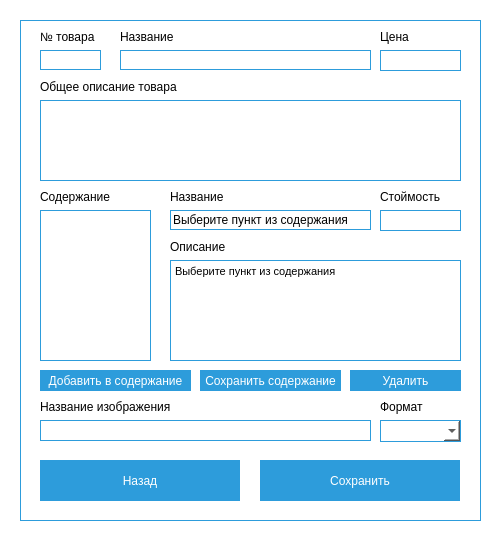
<?xml version="1.0" encoding="UTF-8"?>
<ui version="4.0">
 <class>Form</class>
 <widget class="QWidget" name="Form">
  <property name="geometry">
   <rect>
    <x>0</x>
    <y>0</y>
    <width>500</width>
    <height>540</height>
   </rect>
  </property>
  <property name="minimumSize">
   <size>
    <width>500</width>
    <height>540</height>
   </size>
  </property>
  <property name="maximumSize">
   <size>
    <width>500</width>
    <height>540</height>
   </size>
  </property>
  <property name="windowTitle">
   <string/>
  </property>
  <property name="windowIcon">
   <iconset>
    <normaloff>images/ico/pizza.ico</normaloff>images/ico/pizza.ico</iconset>
  </property>
  <property name="styleSheet">
   <string notr="true">background: #fff;</string>
  </property>
  <widget class="QFrame" name="frame_2">
   <property name="geometry">
    <rect>
     <x>20</x>
     <y>20</y>
     <width>461</width>
     <height>501</height>
    </rect>
   </property>
   <property name="styleSheet">
    <string notr="true">background: #fff;
border: 1px solid #2D9CDB;
box-sizing: border-box;</string>
   </property>
   <property name="frameShape">
    <enum>QFrame::StyledPanel</enum>
   </property>
   <property name="frameShadow">
    <enum>QFrame::Raised</enum>
   </property>
   <widget class="QPushButton" name="backButton">
    <property name="geometry">
     <rect>
      <x>20</x>
      <y>440</y>
      <width>200</width>
      <height>41</height>
     </rect>
    </property>
    <property name="font">
     <font>
      <family>Arial</family>
     </font>
    </property>
    <property name="styleSheet">
     <string notr="true">QPushButton{
background: #2D9CDB;
border:none;
color: #fff;}
QPushButton:hover{
background: #005da7;
}
QPushButton:pressed{
background:  #2D9CDB;
}</string>
    </property>
    <property name="text">
     <string>Назад</string>
    </property>
   </widget>
   <widget class="QLineEdit" name="idForm">
    <property name="geometry">
     <rect>
      <x>20</x>
      <y>30</y>
      <width>61</width>
      <height>20</height>
     </rect>
    </property>
    <property name="font">
     <font>
      <family>Arial</family>
     </font>
    </property>
    <property name="readOnly">
     <bool>true</bool>
    </property>
   </widget>
   <widget class="QLineEdit" name="nameForm">
    <property name="geometry">
     <rect>
      <x>100</x>
      <y>30</y>
      <width>251</width>
      <height>20</height>
     </rect>
    </property>
    <property name="font">
     <font>
      <family>Arial</family>
     </font>
    </property>
    <property name="readOnly">
     <bool>false</bool>
    </property>
   </widget>
   <widget class="QLabel" name="fioLabel">
    <property name="geometry">
     <rect>
      <x>20</x>
      <y>10</y>
      <width>61</width>
      <height>14</height>
     </rect>
    </property>
    <property name="minimumSize">
     <size>
      <width>0</width>
      <height>14</height>
     </size>
    </property>
    <property name="maximumSize">
     <size>
      <width>16777215</width>
      <height>14</height>
     </size>
    </property>
    <property name="styleSheet">
     <string notr="true">font-family: Arial;
font-size: 12px;
line-height: 14px;
color: #000000;
border:none;</string>
    </property>
    <property name="text">
     <string>№ товара</string>
    </property>
   </widget>
   <widget class="QLabel" name="nameLabel">
    <property name="geometry">
     <rect>
      <x>100</x>
      <y>10</y>
      <width>151</width>
      <height>14</height>
     </rect>
    </property>
    <property name="minimumSize">
     <size>
      <width>0</width>
      <height>14</height>
     </size>
    </property>
    <property name="maximumSize">
     <size>
      <width>16777215</width>
      <height>14</height>
     </size>
    </property>
    <property name="styleSheet">
     <string notr="true">font-family: Arial;
font-size: 12px;
line-height: 14px;
color: #000000;
border:none;</string>
    </property>
    <property name="text">
     <string>Название</string>
    </property>
   </widget>
   <widget class="QScrollArea" name="scrollArea">
    <property name="geometry">
     <rect>
      <x>150</x>
      <y>240</y>
      <width>291</width>
      <height>101</height>
     </rect>
    </property>
    <property name="styleSheet">
     <string notr="true">border: 1px solid #2D9CDB;</string>
    </property>
    <property name="widgetResizable">
     <bool>true</bool>
    </property>
    <widget class="QWidget" name="scrollAreaWidgetContents">
     <property name="geometry">
      <rect>
       <x>0</x>
       <y>0</y>
       <width>289</width>
       <height>99</height>
      </rect>
     </property>
     <widget class="QTextEdit" name="descriptionEdit">
      <property name="geometry">
       <rect>
        <x>0</x>
        <y>0</y>
        <width>291</width>
        <height>101</height>
       </rect>
      </property>
      <property name="font">
       <font>
        <family>Arial</family>
       </font>
      </property>
      <property name="autoFillBackground">
       <bool>true</bool>
      </property>
      <property name="styleSheet">
       <string notr="true">border:none</string>
      </property>
      <property name="html">
       <string>&lt;!DOCTYPE HTML PUBLIC &quot;-//W3C//DTD HTML 4.0//EN&quot; &quot;http://www.w3.org/TR/REC-html40/strict.dtd&quot;&gt;
&lt;html&gt;&lt;head&gt;&lt;meta name=&quot;qrichtext&quot; content=&quot;1&quot; /&gt;&lt;style type=&quot;text/css&quot;&gt;
p, li { white-space: pre-wrap; }
&lt;/style&gt;&lt;/head&gt;&lt;body style=&quot; font-family:'Arial'; font-size:7.8pt; font-weight:400; font-style:normal;&quot;&gt;
&lt;p style=&quot; margin-top:0px; margin-bottom:0px; margin-left:0px; margin-right:0px; -qt-block-indent:0; text-indent:0px;&quot;&gt;&lt;span style=&quot; font-family:'MS Shell Dlg 2'; font-size:8.25pt;&quot;&gt;Выберите пункт из содержания&lt;/span&gt;&lt;/p&gt;&lt;/body&gt;&lt;/html&gt;</string>
      </property>
     </widget>
    </widget>
   </widget>
   <widget class="QLineEdit" name="priceProdEdit">
    <property name="geometry">
     <rect>
      <x>360</x>
      <y>30</y>
      <width>81</width>
      <height>21</height>
     </rect>
    </property>
    <property name="font">
     <font>
      <family>Arial</family>
     </font>
    </property>
    <property name="readOnly">
     <bool>false</bool>
    </property>
   </widget>
   <widget class="QLabel" name="priceProdLabel">
    <property name="geometry">
     <rect>
      <x>360</x>
      <y>10</y>
      <width>71</width>
      <height>14</height>
     </rect>
    </property>
    <property name="minimumSize">
     <size>
      <width>0</width>
      <height>14</height>
     </size>
    </property>
    <property name="maximumSize">
     <size>
      <width>16777215</width>
      <height>14</height>
     </size>
    </property>
    <property name="styleSheet">
     <string notr="true">font-family: Arial;
font-size: 12px;
line-height: 14px;
color: #000000;
border:none;</string>
    </property>
    <property name="text">
     <string>Цена</string>
    </property>
   </widget>
   <widget class="QLabel" name="toPodLabel_4">
    <property name="geometry">
     <rect>
      <x>20</x>
      <y>170</y>
      <width>81</width>
      <height>14</height>
     </rect>
    </property>
    <property name="minimumSize">
     <size>
      <width>0</width>
      <height>14</height>
     </size>
    </property>
    <property name="maximumSize">
     <size>
      <width>16777215</width>
      <height>14</height>
     </size>
    </property>
    <property name="styleSheet">
     <string notr="true">font-family: Arial;
font-size: 12px;
line-height: 14px;
color: #000000;
border:none;</string>
    </property>
    <property name="text">
     <string>Содержание</string>
    </property>
   </widget>
   <widget class="QLabel" name="desLabel">
    <property name="geometry">
     <rect>
      <x>150</x>
      <y>220</y>
      <width>81</width>
      <height>14</height>
     </rect>
    </property>
    <property name="minimumSize">
     <size>
      <width>0</width>
      <height>14</height>
     </size>
    </property>
    <property name="maximumSize">
     <size>
      <width>16777215</width>
      <height>14</height>
     </size>
    </property>
    <property name="styleSheet">
     <string notr="true">font-family: Arial;
font-size: 12px;
line-height: 14px;
color: #000000;
border:none;</string>
    </property>
    <property name="text">
     <string>Описание</string>
    </property>
   </widget>
   <widget class="QListWidget" name="listWidget">
    <property name="geometry">
     <rect>
      <x>20</x>
      <y>190</y>
      <width>111</width>
      <height>151</height>
     </rect>
    </property>
    <property name="font">
     <font>
      <family>Arial</family>
     </font>
    </property>
   </widget>
   <widget class="QLineEdit" name="nameDesForm">
    <property name="geometry">
     <rect>
      <x>150</x>
      <y>190</y>
      <width>201</width>
      <height>20</height>
     </rect>
    </property>
    <property name="font">
     <font>
      <family>Arial</family>
     </font>
    </property>
    <property name="autoFillBackground">
     <bool>false</bool>
    </property>
    <property name="text">
     <string>Выберите пункт из содержания</string>
    </property>
    <property name="dragEnabled">
     <bool>false</bool>
    </property>
    <property name="readOnly">
     <bool>false</bool>
    </property>
   </widget>
   <widget class="QLabel" name="nameToProdlabel">
    <property name="geometry">
     <rect>
      <x>150</x>
      <y>170</y>
      <width>71</width>
      <height>14</height>
     </rect>
    </property>
    <property name="minimumSize">
     <size>
      <width>0</width>
      <height>14</height>
     </size>
    </property>
    <property name="maximumSize">
     <size>
      <width>16777215</width>
      <height>14</height>
     </size>
    </property>
    <property name="styleSheet">
     <string notr="true">font-family: Arial;
font-size: 12px;
line-height: 14px;
color: #000000;
border:none;</string>
    </property>
    <property name="text">
     <string>Название</string>
    </property>
   </widget>
   <widget class="QLineEdit" name="priceToProdEdit">
    <property name="geometry">
     <rect>
      <x>360</x>
      <y>190</y>
      <width>81</width>
      <height>21</height>
     </rect>
    </property>
    <property name="font">
     <font>
      <family>Arial</family>
     </font>
    </property>
    <property name="autoFillBackground">
     <bool>false</bool>
    </property>
   </widget>
   <widget class="QLabel" name="priceToProdLabel">
    <property name="geometry">
     <rect>
      <x>360</x>
      <y>170</y>
      <width>61</width>
      <height>14</height>
     </rect>
    </property>
    <property name="minimumSize">
     <size>
      <width>0</width>
      <height>14</height>
     </size>
    </property>
    <property name="maximumSize">
     <size>
      <width>16777215</width>
      <height>14</height>
     </size>
    </property>
    <property name="styleSheet">
     <string notr="true">font-family: Arial;
font-size: 12px;
line-height: 14px;
color: #000000;
border:none;</string>
    </property>
    <property name="text">
     <string>Стоймость</string>
    </property>
   </widget>
   <widget class="QLineEdit" name="imgEdit">
    <property name="geometry">
     <rect>
      <x>20</x>
      <y>400</y>
      <width>331</width>
      <height>21</height>
     </rect>
    </property>
    <property name="font">
     <font>
      <family>Arial</family>
     </font>
    </property>
    <property name="autoFillBackground">
     <bool>false</bool>
    </property>
    <property name="readOnly">
     <bool>false</bool>
    </property>
   </widget>
   <widget class="QLabel" name="imglabel">
    <property name="geometry">
     <rect>
      <x>20</x>
      <y>380</y>
      <width>151</width>
      <height>14</height>
     </rect>
    </property>
    <property name="minimumSize">
     <size>
      <width>0</width>
      <height>14</height>
     </size>
    </property>
    <property name="maximumSize">
     <size>
      <width>16777215</width>
      <height>14</height>
     </size>
    </property>
    <property name="styleSheet">
     <string notr="true">font-family: Arial;
font-size: 12px;
line-height: 14px;
color: #000000;
border:none;</string>
    </property>
    <property name="text">
     <string>Название изображения</string>
    </property>
   </widget>
   <widget class="QLabel" name="formatlabel">
    <property name="geometry">
     <rect>
      <x>360</x>
      <y>380</y>
      <width>61</width>
      <height>14</height>
     </rect>
    </property>
    <property name="minimumSize">
     <size>
      <width>0</width>
      <height>14</height>
     </size>
    </property>
    <property name="maximumSize">
     <size>
      <width>16777215</width>
      <height>14</height>
     </size>
    </property>
    <property name="styleSheet">
     <string notr="true">font-family: Arial;
font-size: 12px;
line-height: 14px;
color: #000000;
border:none;</string>
    </property>
    <property name="text">
     <string>Формат</string>
    </property>
   </widget>
   <widget class="QScrollArea" name="scrollArea_2">
    <property name="geometry">
     <rect>
      <x>20</x>
      <y>80</y>
      <width>421</width>
      <height>81</height>
     </rect>
    </property>
    <property name="styleSheet">
     <string notr="true">border: 1px solid #2D9CDB;</string>
    </property>
    <property name="widgetResizable">
     <bool>true</bool>
    </property>
    <widget class="QWidget" name="scrollAreaWidgetContents_2">
     <property name="geometry">
      <rect>
       <x>0</x>
       <y>0</y>
       <width>419</width>
       <height>79</height>
      </rect>
     </property>
     <widget class="QTextEdit" name="desProdEdit">
      <property name="geometry">
       <rect>
        <x>0</x>
        <y>0</y>
        <width>421</width>
        <height>81</height>
       </rect>
      </property>
      <property name="font">
       <font>
        <family>Arial</family>
       </font>
      </property>
      <property name="autoFillBackground">
       <bool>true</bool>
      </property>
      <property name="styleSheet">
       <string notr="true">border:none</string>
      </property>
      <property name="html">
       <string>&lt;!DOCTYPE HTML PUBLIC &quot;-//W3C//DTD HTML 4.0//EN&quot; &quot;http://www.w3.org/TR/REC-html40/strict.dtd&quot;&gt;
&lt;html&gt;&lt;head&gt;&lt;meta name=&quot;qrichtext&quot; content=&quot;1&quot; /&gt;&lt;style type=&quot;text/css&quot;&gt;
p, li { white-space: pre-wrap; }
&lt;/style&gt;&lt;/head&gt;&lt;body style=&quot; font-family:'Arial'; font-size:7.8pt; font-weight:400; font-style:normal;&quot;&gt;
&lt;p style=&quot;-qt-paragraph-type:empty; margin-top:0px; margin-bottom:0px; margin-left:0px; margin-right:0px; -qt-block-indent:0; text-indent:0px; font-family:'MS Shell Dlg 2'; font-size:8.25pt;&quot;&gt;&lt;br /&gt;&lt;/p&gt;&lt;/body&gt;&lt;/html&gt;</string>
      </property>
     </widget>
    </widget>
   </widget>
   <widget class="QLabel" name="decALabel">
    <property name="geometry">
     <rect>
      <x>20</x>
      <y>60</y>
      <width>151</width>
      <height>14</height>
     </rect>
    </property>
    <property name="minimumSize">
     <size>
      <width>0</width>
      <height>14</height>
     </size>
    </property>
    <property name="maximumSize">
     <size>
      <width>16777215</width>
      <height>14</height>
     </size>
    </property>
    <property name="styleSheet">
     <string notr="true">font-family: Arial;
font-size: 12px;
line-height: 14px;
color: #000000;
border:none;</string>
    </property>
    <property name="text">
     <string>Общее описание товара</string>
    </property>
   </widget>
   <widget class="QPushButton" name="saveButton">
    <property name="geometry">
     <rect>
      <x>240</x>
      <y>440</y>
      <width>200</width>
      <height>41</height>
     </rect>
    </property>
    <property name="font">
     <font>
      <family>Arial</family>
     </font>
    </property>
    <property name="styleSheet">
     <string notr="true">QPushButton{
background: #2D9CDB;
border:none;
color: #fff;}
QPushButton:hover{
background: #005da7;
}
QPushButton:pressed{
background:  #2D9CDB;
}</string>
    </property>
    <property name="text">
     <string>Сохранить</string>
    </property>
   </widget>
   <widget class="QComboBox" name="formatBox">
    <property name="geometry">
     <rect>
      <x>360</x>
      <y>400</y>
      <width>81</width>
      <height>22</height>
     </rect>
    </property>
    <property name="font">
     <font>
      <family>Arial</family>
     </font>
    </property>
   </widget>
   <widget class="QPushButton" name="addListButton">
    <property name="geometry">
     <rect>
      <x>20</x>
      <y>350</y>
      <width>151</width>
      <height>21</height>
     </rect>
    </property>
    <property name="font">
     <font>
      <family>Arial</family>
     </font>
    </property>
    <property name="styleSheet">
     <string notr="true">QPushButton{
background: #2D9CDB;
border:none;
color: #fff;}
QPushButton:hover{
background: #005da7;
}
QPushButton:pressed{
background:  #2D9CDB;
}</string>
    </property>
    <property name="text">
     <string>Добавить в содержание</string>
    </property>
   </widget>
   <widget class="QPushButton" name="delToListButton">
    <property name="geometry">
     <rect>
      <x>330</x>
      <y>350</y>
      <width>111</width>
      <height>21</height>
     </rect>
    </property>
    <property name="font">
     <font>
      <family>Arial</family>
     </font>
    </property>
    <property name="styleSheet">
     <string notr="true">QPushButton{
background: #2D9CDB;
border:none;
color: #fff;}
QPushButton:hover{
background: #005da7;
}
QPushButton:pressed{
background:  #2D9CDB;
}</string>
    </property>
    <property name="text">
     <string>Удалить</string>
    </property>
   </widget>
   <widget class="QPushButton" name="saveListButton">
    <property name="geometry">
     <rect>
      <x>180</x>
      <y>350</y>
      <width>141</width>
      <height>21</height>
     </rect>
    </property>
    <property name="font">
     <font>
      <family>Arial</family>
     </font>
    </property>
    <property name="styleSheet">
     <string notr="true">QPushButton{
background: #2D9CDB;
border:none;
color: #fff;}
QPushButton:hover{
background: #005da7;
}
QPushButton:pressed{
background:  #2D9CDB;
}</string>
    </property>
    <property name="text">
     <string>Сохранить содержание</string>
    </property>
   </widget>
  </widget>
 </widget>
 <resources/>
 <connections/>
</ui>
